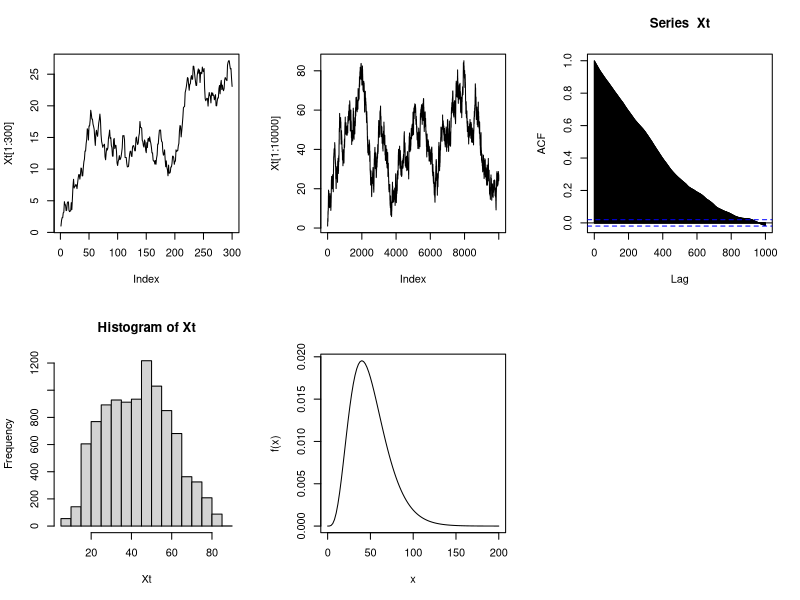
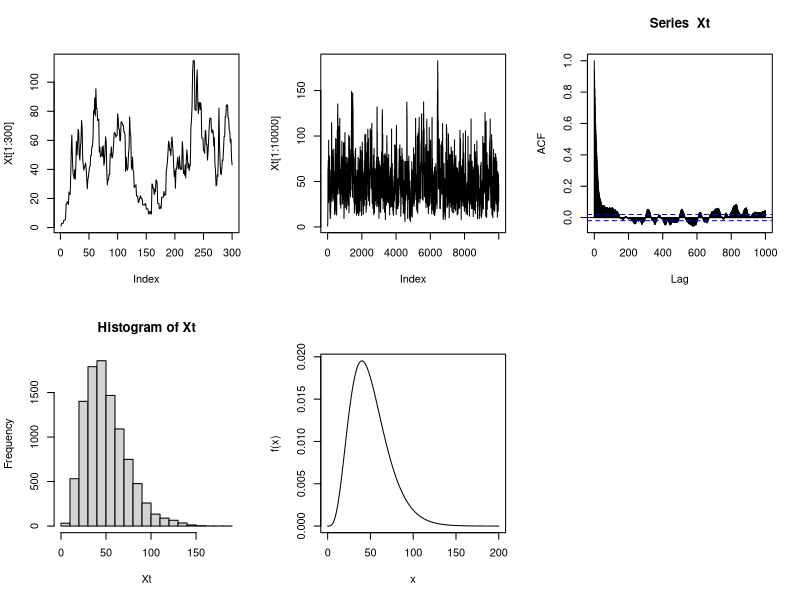
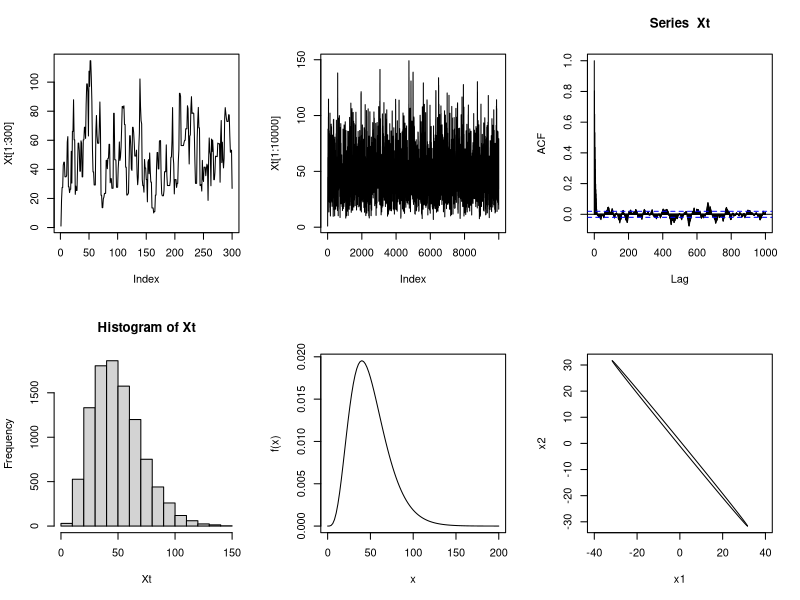
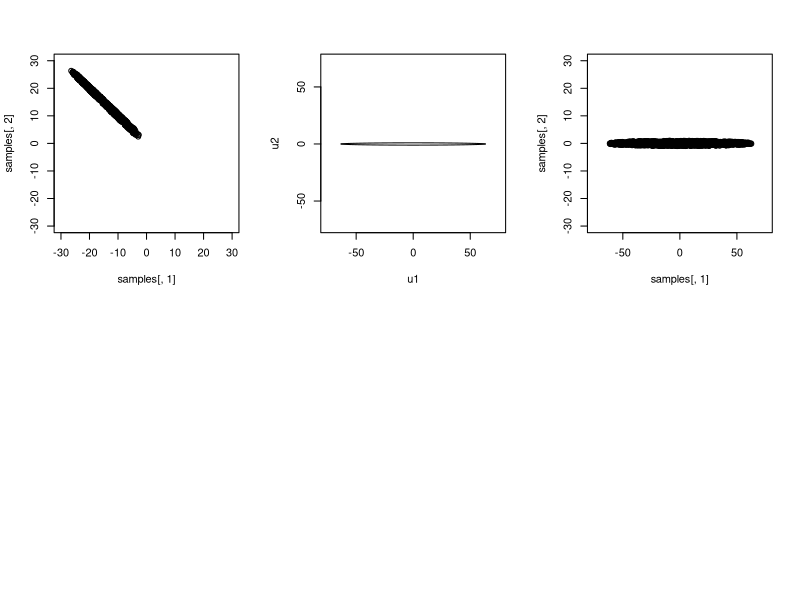

Write R code to recreate these figures, in order.
## ---- chunk 1
knitr::opts_chunk$set(echo = FALSE, warning = FALSE)
## ---- chunk 2
f <- function(x) {
  

  result <- x^4*exp(-x/10)/(2.4*10^6)
  result[x<0] <- 0
  return(result)
   
}

n <- 10000
burnin <- 300

Xt <- c(1)

i <- 1
acc <- 0

set.seed(543)
while (i < (n + burnin)) {
  U <- runif(1)
  x_star <- rnorm(1, Xt[i], 1)
  
  
  MH1 <-  f(x_star) / f(Xt[i])
  MH2 <- dnorm(Xt[i], mean = x_star) / dnorm(x_star, mean = Xt[i])
    
  MH <- MH1 * MH2
  
  if (U < MH) {
    acc <- acc + 1
    Xt[i + 1] <- x_star
  } else {
    Xt[i + 1] <- Xt[i]
  }
  
  
  i <- i + 1
}

acc_rate <- acc / i

print(acc_rate)

## ---- chunk 3

par(mfrow = c(2, 3))
plot(Xt[1:300], t = "l")
plot(Xt[1:10000], t = "l")


Xt <- Xt[-c(1:burnin)]
XtA <- Xt


acf(Xt, 1000)

hist(Xt)
curve(f(x),  0, 200)

## ---- chunk 4

Xt <- c(1)

i <- 1
acc <- 0

set.seed(543)
while (i < (n + burnin)) {
  U <- runif(1)
  x_star <- rchisq(1, floor(Xt[i] + 1))
  
  
  MH1 <-  f(x_star) / f(Xt[i])
  MH2 <- dchisq(Xt[i], df = floor(x_star + 1)) / dchisq(x_star, df = floor(Xt[i] + 1))
    
  MH <- MH1 * MH2
  
  if (U < MH) {
    acc <- acc + 1
    Xt[i + 1] <- x_star
  } else {
    Xt[i + 1] <- Xt[i]
  }
  
  
  i <- i + 1
}

acc_rate <- acc / i

print(acc_rate)

## ---- chunk 5


par(mfrow = c(2, 3))
plot(Xt[1:300], t = "l")
plot(Xt[1:10000], t = "l")


Xt <- Xt[-c(1:burnin)]
XtB <- Xt


acf(Xt, 1000)


hist(Xt)
curve(f(x),  0, 200)

## ---- chunk 6


Xt <- c(1)

i <- 1
acc <- 0

sd <- 20

set.seed(543)
while (i < (n + burnin)) {
  U <- runif(1)
  x_star <- rnorm(1, Xt[i], sd)
  
  
  MH1 <-  f(x_star) / f(Xt[i])
  MH2 <- dnorm(Xt[i], mean = x_star, sd = sd) / dnorm(x_star, mean = Xt[i], sd = sd)
    
  MH <- MH1 * MH2
  
  if (U < MH) {
    acc <- acc + 1
    Xt[i + 1] <- x_star
  } else {
    Xt[i + 1] <- Xt[i]
  }
  
  
  i <- i + 1
}

acc_rate <- acc / i

print(acc_rate)


## ---- chunk 7


par(mfrow = c(2, 3))
plot(Xt[1:300], t = "l")
plot(Xt[1:10000], t = "l")


Xt <- Xt[-c(1:burnin)]
XtC <- Xt

acf(Xt, 1000)


hist(Xt)
curve(f(x),  0, 200)

## ---- chunk 8

print("Part a:")
cat("Mean: ", mean(XtA), "\n")
cat("Median: ", median(XtA), "\n")

print("Part b:")
cat("Mean: ", mean(XtB), "\n")
cat("Median: ", median(XtB), "\n")

print("Part c:")
cat("Mean: ", mean(XtC), "\n")
cat("Median: ", median(XtC), "\n")




## ---- chunk 9

w  <- 1.999

f_x2 <- function(x1, sign = 1) {
  -w*x1/2 + sign * sqrt((w*x1/2)^2 - x1^2 + 1)
  
}

x1 <- seq(-40, 40, by=0.01)
x2 <- c(f_x2(x1, 1), f_x2(x1, -1))
x1 <- c(x1, x1)

plot(x1, x2, type = "l")

## ---- chunk 10
n <- 1000
burnin <- 300
samples <- matrix(NA, nrow=n + burnin, ncol=2)

set.seed(123456)
x1 <- 0
for (i in 1:(n+burnin)) {
  
  if (i == 1) {
    x1 <- 0    
  } else {
    min_x1 <- f_x2(x2, -1)
    max_x1 <- f_x2(x2, 1)
    x1 <- runif(1, min_x1, max_x1)
  }
  
  min_x2 <- f_x2(x1, -1)
  max_x2 <- f_x2(x1, 1)
  x2 <- runif(1, min_x2, max_x2)
  
  samples[i, ] <- c(x1, x2)
}

samples <- samples[-(1:300), ]

plot(samples[, 1], samples[, 2], xlim = c(-30, 30), ylim = c(-30, 30))

print(mean(samples[, 1] > 0))

## ---- chunk 11

w  <- 1.999

f_u1 <- function(u2, sign = 1) {
  sign*sqrt((4 - (2+w)*u2^2) / (2-w))
}

f_u2 <- function(u1, sign = 1) {
  sign*sqrt((4 - (2-w)*u1^2) / (2+w))
}


u1 <- seq(-75, 75, by = 0.01)
u2_top <- f_u2(u1, +1)
u2_bot <- f_u2(u1, -1)

plot(u1, u2_top, type = "l", asp = 1, xlab = "u1", ylab = "u2")
lines(u1, u2_bot)

## ---- chunk 12

n <- 1000
burnin <- 300
samples <- matrix(NA, nrow=n + burnin, ncol=2)

set.seed(1234567)
u1 <- 0
for (i in 1:(n+burnin)) {
  
  if (i == 1) {
    u1 <- 0    
  } else {
    min_u1 <- f_u1(u2, -1)
    max_u1 <- f_u1(u2, 1)
    u1 <- runif(1, min_u1, max_u1)
  }
  
  min_u2 <- f_u2(u1, -1)
  max_u2 <- f_u2(u1, 1)
  u2 <- runif(1, min_u2, max_u2)
  
  samples[i, ] <- c(u1, u2)
}

samples <- samples[-(1:300), ]

plot(samples[, 1], samples[, 2], xlim = c(-75, 75), ylim = c(-30, 30))

print(mean((samples[, 1] + samples[, 2])/2 > 0))
